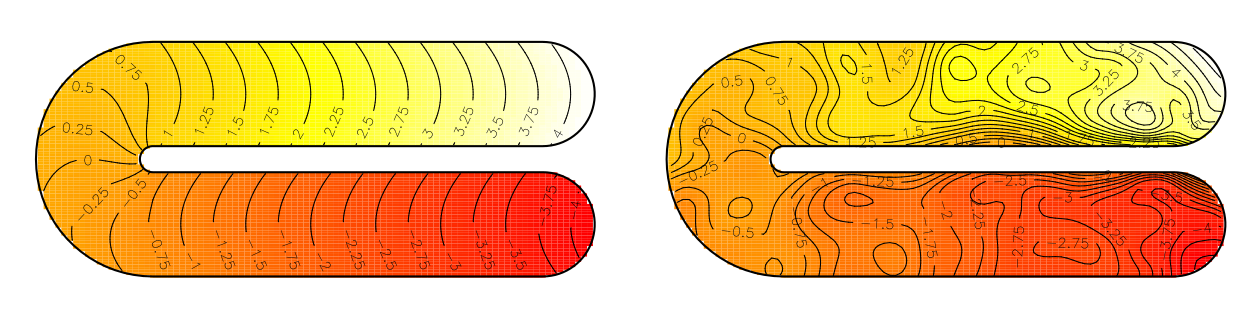

Write the R code that produced this figure.
# function to do the smoothing on the Ramsay horseshoe 
# Copyright David Lawrence Miller 2009
library(soap)

samp.size=250
noise.level=0.5
## create a boundary...
bnd <- fs.boundary()
# create points within the boundary 
m<-100;n<-100
xm <- seq(-1,3.5,length=m);yn<-seq(-1,1,length=n)
xx <- rep(xm,n);yy<-rep(yn,rep(m,n))
onoff<-inSide(bnd,xx,yy)
xx<-xx[onoff];yy<-yy[onoff]


# make the sample
samp.ind<-sample(1:length(xx),samp.size)

# add noise
noise<-rnorm(samp.size)*noise.level

samp.data<-data.frame(x=xx[samp.ind],y=yy[samp.ind],
                      z=fs.test(xx[samp.ind],yy[samp.ind])+noise)


# prediction data for non mds'd
pred.data<-list(x=xx,y=yy,z=fs.test(xx,yy))

# boundary, only for drawing the line around the outside
fsb <- fs.boundary()

# truth
z.truth<-matrix(NA,m,n)
z.truth[onoff]<-fs.test(xx,yy)
   
### normal tprs
b.tprs<-gam(z~s(x,y,k=100),data=samp.data)
fv.tprs <- predict(b.tprs,newdata=pred.data)

par(mfrow=c(1,2))
par(mar=c(1,1,1,1))

# truth
image(xm,yn,z.truth,col=heat.colors(100),xlab="",ylab="",main="",las=1,asp=1,lwd=2, axes=FALSE)
contour(xm,yn,z.truth,levels=seq(-5,5,by=.25),add=TRUE,labcex=0.9)
lines(fsb,lwd=2)

# tprs
pred.mat<-matrix(NA,m,n)
pred.mat[onoff]<-fv.tprs
image(xm,yn,pred.mat,col=heat.colors(100),xlab="x",ylab="y",main="",las=1,asp=1,lwd=2,axes=FALSE)
contour(xm,yn,pred.mat,levels=seq(-5,5,by=.25),add=TRUE,labcex=0.9)
lines(fsb,lwd=2)
